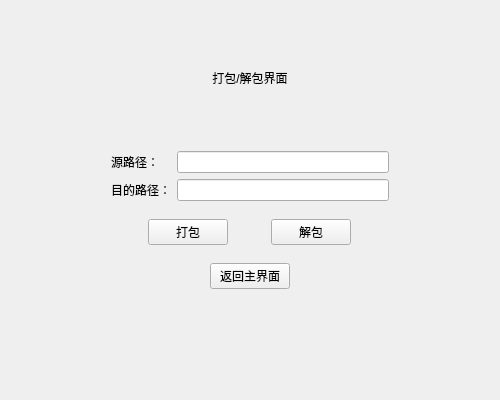
<?xml version="1.0" encoding="UTF-8"?>
<ui version="4.0">
 <class>Form</class>
 <widget class="QWidget" name="Form">
  <property name="geometry">
   <rect>
    <x>0</x>
    <y>0</y>
    <width>500</width>
    <height>400</height>
   </rect>
  </property>
  <property name="windowTitle">
   <string>Form</string>
  </property>
  <layout class="QVBoxLayout" name="verticalLayout_2">
   <item>
    <layout class="QVBoxLayout" name="verticalLayout">
     <property name="leftMargin">
      <number>100</number>
     </property>
     <property name="rightMargin">
      <number>100</number>
     </property>
     <property name="bottomMargin">
      <number>100</number>
     </property>
     <item>
      <widget class="QLabel" name="label">
       <property name="text">
        <string>打包/解包界面</string>
       </property>
       <property name="alignment">
        <set>Qt::AlignCenter</set>
       </property>
      </widget>
     </item>
     <item>
      <layout class="QHBoxLayout" name="horizontalLayout">
       <property name="spacing">
        <number>18</number>
       </property>
       <item>
        <widget class="QLabel" name="label_2">
         <property name="text">
          <string>源路径：</string>
         </property>
        </widget>
       </item>
       <item>
        <widget class="QLineEdit" name="lineEdit1"/>
       </item>
      </layout>
     </item>
     <item>
      <layout class="QHBoxLayout" name="horizontalLayout_2">
       <item>
        <widget class="QLabel" name="label_3">
         <property name="text">
          <string>目的路径：</string>
         </property>
        </widget>
       </item>
       <item>
        <widget class="QLineEdit" name="lineEdit2"/>
       </item>
      </layout>
     </item>
     <item>
      <layout class="QHBoxLayout" name="horizontalLayout_3">
       <property name="topMargin">
        <number>12</number>
       </property>
       <item>
        <widget class="QPushButton" name="Button1">
         <property name="sizePolicy">
          <sizepolicy hsizetype="Fixed" vsizetype="Fixed">
           <horstretch>0</horstretch>
           <verstretch>0</verstretch>
          </sizepolicy>
         </property>
         <property name="text">
          <string>打包</string>
         </property>
        </widget>
       </item>
       <item>
        <widget class="QPushButton" name="Button2">
         <property name="sizePolicy">
          <sizepolicy hsizetype="Fixed" vsizetype="Fixed">
           <horstretch>0</horstretch>
           <verstretch>0</verstretch>
          </sizepolicy>
         </property>
         <property name="text">
          <string>解包</string>
         </property>
        </widget>
       </item>
      </layout>
     </item>
     <item>
      <layout class="QHBoxLayout" name="horizontalLayout_4">
       <property name="topMargin">
        <number>12</number>
       </property>
       <item>
        <widget class="QPushButton" name="Button3">
         <property name="sizePolicy">
          <sizepolicy hsizetype="Fixed" vsizetype="Fixed">
           <horstretch>0</horstretch>
           <verstretch>0</verstretch>
          </sizepolicy>
         </property>
         <property name="text">
          <string>返回主界面</string>
         </property>
        </widget>
       </item>
      </layout>
     </item>
    </layout>
   </item>
  </layout>
 </widget>
 <resources/>
 <connections/>
</ui>
